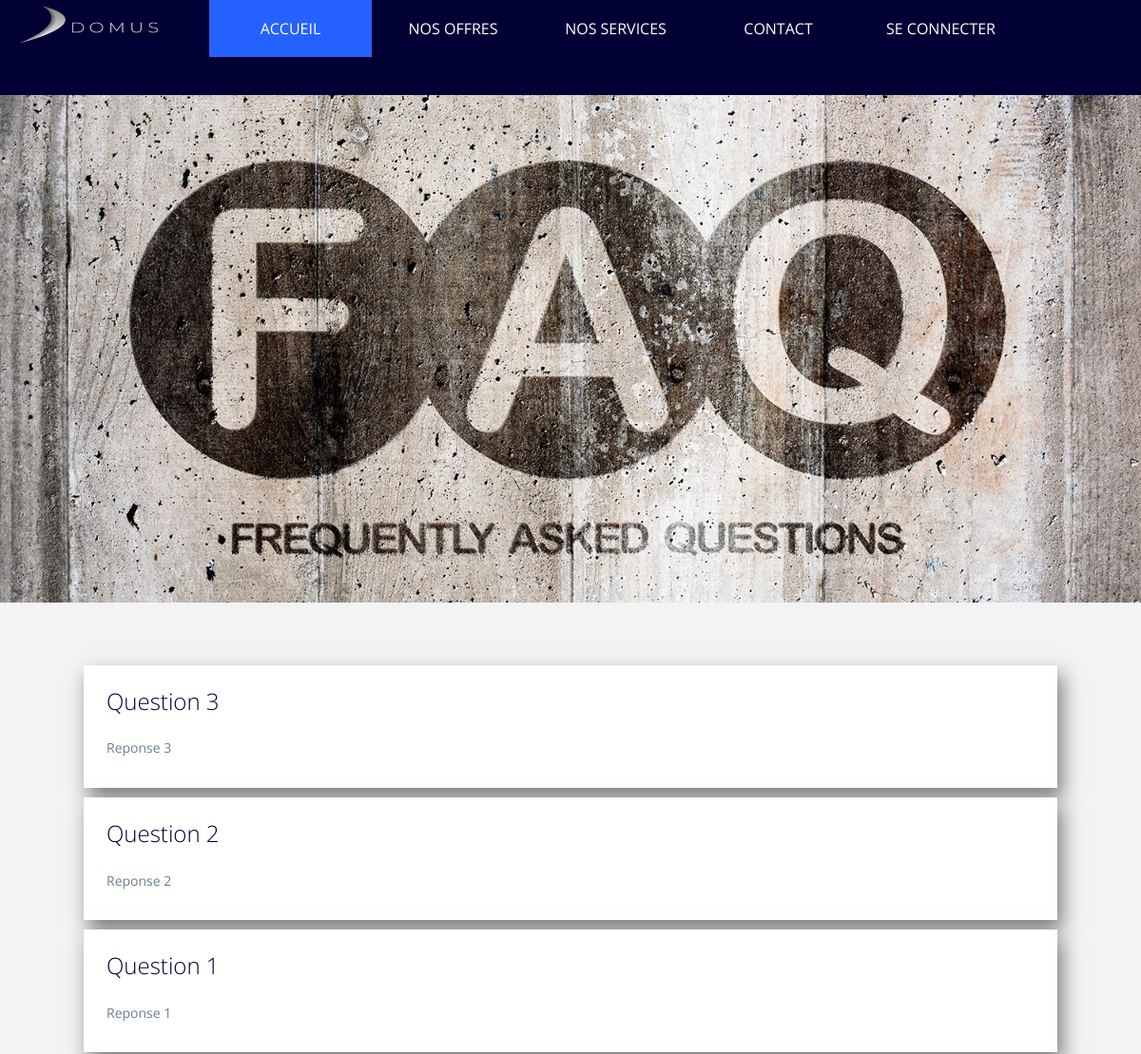
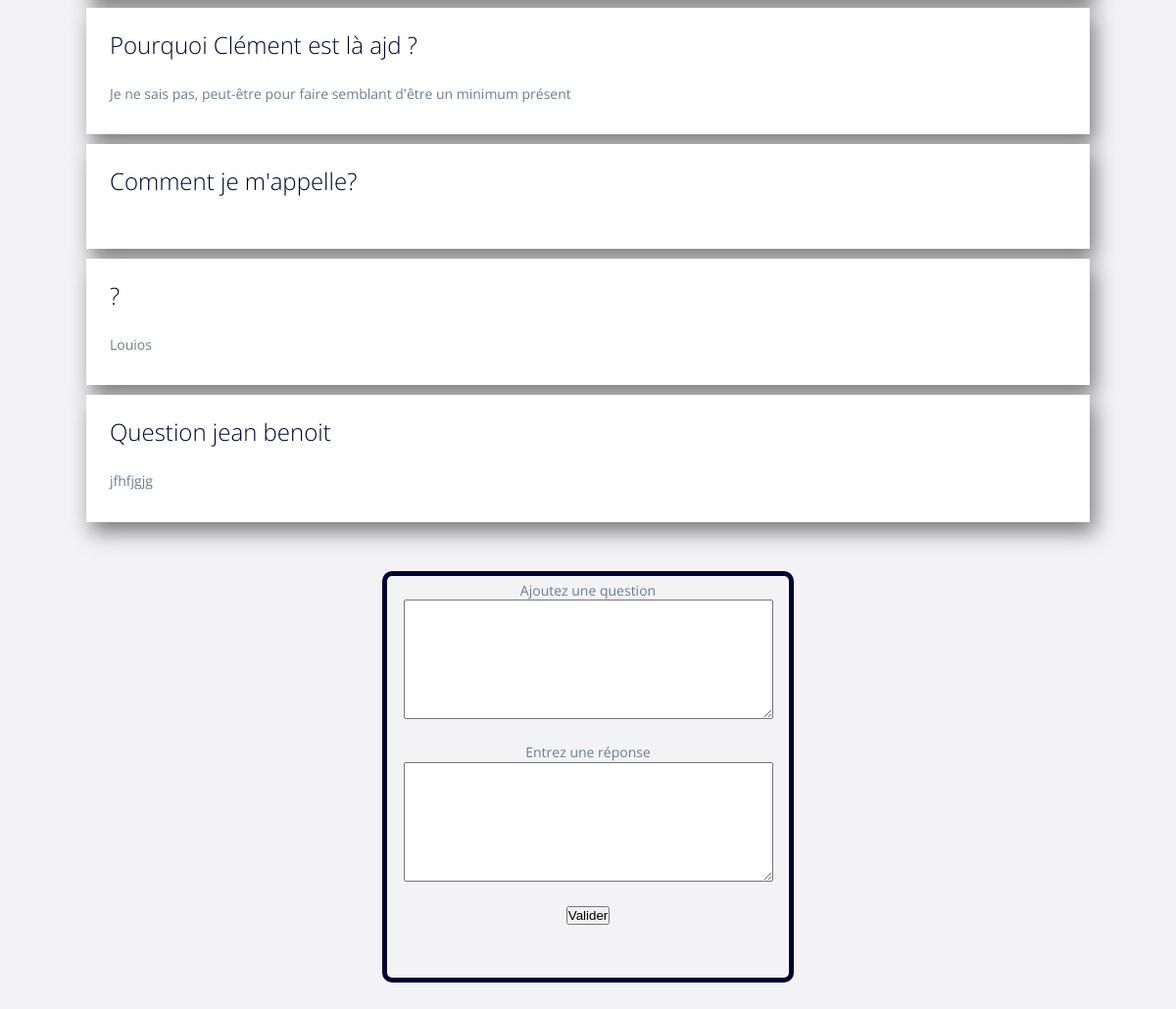
Page /php/admin_faq.php on the committed database (2 pictures, top to bottom).
### tables this page shows
CREATE TABLE IF NOT EXISTS `faq` (
  `idQuestion` int(11) NOT NULL AUTO_INCREMENT,
  `question` text NOT NULL,
  `reponse` text NOT NULL,
  PRIMARY KEY (`idQuestion`)
);

### php/admin_faq.php (the view, shortened to what this page needs)
<!doctype html>
<html lang="en" class="no-js">
<head>
	<link rel="stylesheet" href="../css/reset_FAQ.css">
	<link rel="stylesheet" href="../css/FAQ.css">
	<link rel="stylesheet" href="../css/header.css">
	<link rel="stylesheet" href="../css/footer.css">
</head>
<?php include("../includes/header.php"); ?>
<body>
	<img src="../images/faq_img.jpg" align="center">
	<section class="cd-faq">
		<div class="cd-faq-items">
			<ul id="basics" class="cd-faq-group">
				<?php readQuestion(); ?>
			</ul>
		</div>
		<section class="textarea">
			<form action="../includes/faq.inc.php" method="post">
				<label for = 'question'> Ajoutez une question </label>
				<br>
				<textarea name="question" id="question" rows="8" cols="45"></textarea>
				<br>
				<br>
				<label for = 'reponse'> Entrez une réponse </label>
				<br>
				<textarea name="reponse" id="reponse" rows="8" cols="45"></textarea>
				<br>
				<br>
				<input type="submit" value="Valider" />
			</form>
		</section>
	</body>
</html>
<?php
	function readQuestion()
	{
		include("../includes/DBconnexion.php");
		$req=$db -> query("SELECT Question, reponse FROM faq");
		while( $data = $req -> fetch() )
		{
			echo '<li>
			<a class="cd-faq-trigger" href="#0">'. $data['Question']. '</a>
			<div class="cd-faq-content">
			<p>'. $data['reponse']. '</p>
			</div>
			</li>';
		}
	}
?>

### css/FAQ.css (style rules this page uses)
body { font-size: 100%; font-family: "Open Sans", sans-serif; color: #4e5359; background-color: #f3f3f5; }
a { color: rgb(0,0,52); text-decoration: none; }
@media only screen and (min-width: 1024px) { img { max-width: 100%; height: auto; } }
.cd-faq { width: 90%; max-width: 1024px; margin: 2em auto; box-shadow: 0 1px 5px rgba(0, 0, 0, 0.1); }
@media only screen and (min-width: 768px) { .cd-faq { position: relative; margin: 4em auto; box-shadow: none; } }
.cd-faq-items { position: fixed; height: 100%; width: 90%; top: 0; right: 0; background: #ffffff; padding: 0 5% 1em; overflow: auto; }
@media only screen and (min-width: 768px) { .cd-faq-items { position: static; height: auto; width: 78%; float: right; overflow: visible; padding: 0; background: transparent; } }
@media only screen and (min-width: 1024px) { .cd-faq-items { float: none; width: 100%; padding-left: 0; } }
.cd-faq-group { display: none; }
@media only screen and (min-width: 768px) { .cd-faq-group { display: block; } }
@media only screen and (min-width: 768px) { .cd-faq-group > li { background: #ffffff; margin-bottom: 10px; box-shadow: 5px 10px 20px rgba(0, 0, 0, 0.5); } }
.cd-faq-trigger { position: relative; display: block; margin: 1.6em 0 .4em; line-height: 1.2; }
@media only screen and (min-width: 768px) { .cd-faq-trigger { font-size: 24px; font-size: 1.5rem; font-weight: 300; margin: 0; padding: 24px 72px 24px 24px; } }
.cd-faq-content p { font-size: 14px; font-size: 0.875rem; line-height: 1.4; color: #6c7d8e; }
@media only screen and (min-width: 768px) { .cd-faq-content { display: none; padding: 0 24px 30px; } }
@media only screen and (min-width: 768px) { .cd-faq-content p { line-height: 1.6; } }
@media only screen and (min-width: 768px) { .no-js .cd-faq-content { display: block; } }
.textarea { margin: auto; margin-top: 50px; text-align: center; width: 400px; height: 400px; border: 5px solid rgb(0,0,52); border-radius: 10px; padding: 5px; font-family: "Open Sans", sans-serif; margin-bottom: 50px; font-size: 14px; font-size: 0.875rem; line-height: 1.4; color: #6c7d8e; }

### css/header.css (style rules this page uses)
* { margin: 0; padding: 0; user-select: none; font-family: "Jaldi", sans-serif; }

### rows in the picture
faq: question "Question 3", reponse "Reponse 3"
faq: question "Question 2", reponse "Reponse 2"
faq: question "Question 1", reponse "Reponse 1"
faq: question "Pourquoi Clément est là ajd ?", reponse "Je ne sais pas, peut-être pour faire semblant d'être un minimum présent"
faq: question "Comment je m'appelle?"
faq: question "?", reponse "Louios"
faq: question "Question jean benoit", reponse "jfhfjgjg"
